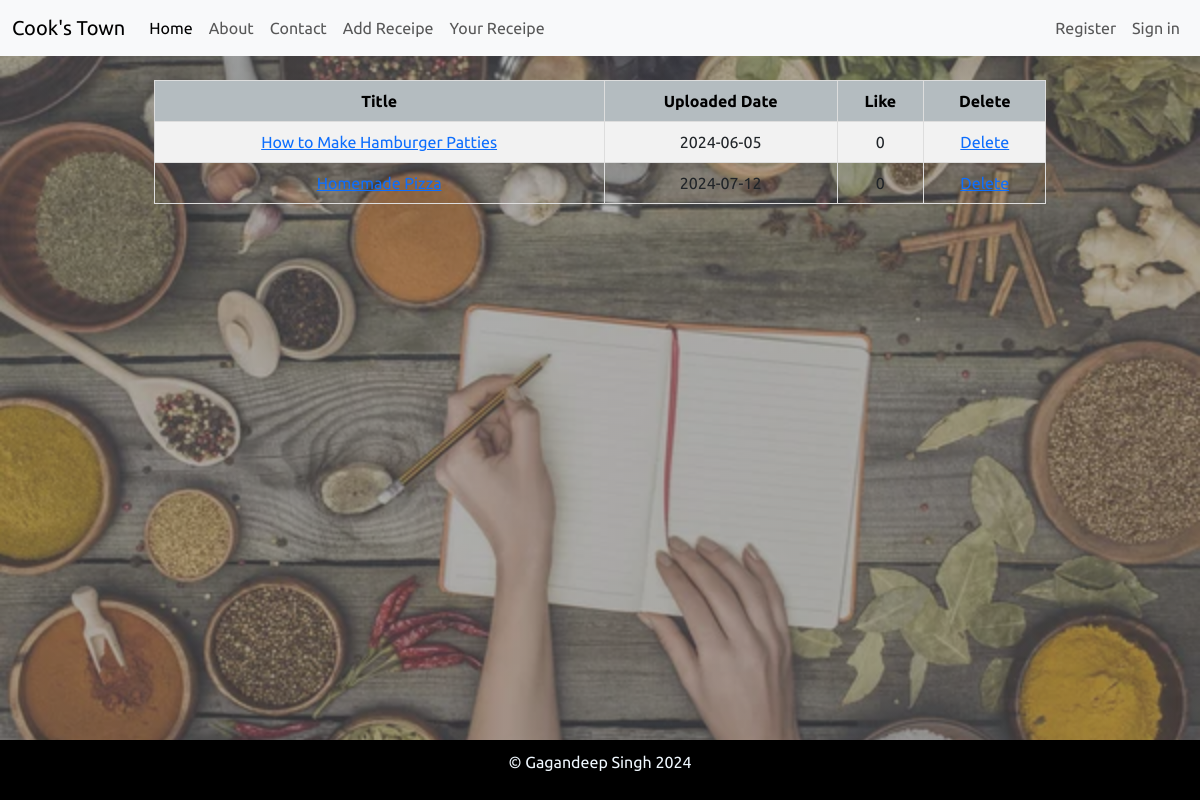
Page /php/myPage.php (signed in) on the committed database.
### tables this page shows
CREATE TABLE `content` (
  `id` int(11) NOT NULL,
  `email_id` varchar(50) NOT NULL,
  `date` date NOT NULL,
  `title` varchar(100) NOT NULL,
  `recipes` mediumtext DEFAULT NULL,
  `likes` int(11) DEFAULT NULL
);

### php/myPage.php (the view, shortened to what this page needs)
<?php
include_once "../includes/header.php";
require_once '../db/conn.php';
    $email = $_SESSION['email'];
    $sql = "SELECT * FROM content WHERE email_id='$email'";
    $result = mysqli_query($conn, $sql);
?>
<div class="container mt-4">
    <table class="center-table">
        <tr>
            <th>Title</th>
            <th>Uploaded Date</th>
            <th>Like</th>
            <th>Delete</th>
        </tr>
        <?php
        if ($result) {
            if (mysqli_num_rows($result) > 0) {
                while ($row = mysqli_fetch_assoc($result)) {
                    $title = htmlspecialchars($row['title']);
                    $date = htmlspecialchars($row['date']);
                    $likes = htmlspecialchars($row['likes']);
                    $url = "../php/home.php?title=" . urlencode($title) . "&user=" . urlencode($email);
                    echo "<tr>";
                    echo "<td><a href='$url'>$title</a></td>";
                    echo "<td>$date</td>";
                    echo "<td>$likes</td>";
                    echo "<td><a href='myPage.php?delete_id=$title'>Delete</a></td>";
                    echo "</tr>";
                }
            } else {
                echo "<tr><td colspan='4'>No records found</td></tr>";
            }
        } else {
            echo "<tr><td colspan='4'>Error executing query: " . mysqli_error($conn) . "</td></tr>";
        }
        ?>
    </table>
</div>
<?php
include_once "../includes/footer.php";
?>

### includes/header.php (shortened to what this page needs)
<!DOCTYPE html>
<html lang="en">
<head>
    <link rel="stylesheet" href="/css/bootstrap.css" />
    <link rel="stylesheet" href="/css/style.css" />
    <link rel="stylesheet" href="/css/contact.css" />
    <link rel="stylesheet" href="/css/about.css" />
    <link rel="stylesheet" href="/css/add.css" />
    <link rel="stylesheet" href="/css/myPage.css" />
</head>
<body>
    <nav class="navbar navbar-expand-lg bg-body-tertiary mt-0">
        <div class="container-fluid">
          <a class="navbar-brand" href="/index.php">Cook's Town</a>
          <div class="collapse navbar-collapse justify-content-between" id="navbarNavAltMarkup">
            <div class="navbar-nav">
              <a class="nav-link active" aria-current="page" href="/php/home.php">Home</a>
              <a class="nav-link" href="/php/about.php">About</a>
              <a class="nav-link" href="/php/contact.php">Contact</a>
              <a class="nav-link" href="/php/add.php">Add Receipe</a>
              <a class="nav-link" href="/php/myPage.php">Your Receipe</a>
            </div>
            <div class="navbar-nav">
                <a class="nav-link" href="/php/register.php">Register</a>
                <a class="nav-link" href="/php/login.php">Sign in</a>
            </div>
          </div>
        </div>
      </nav>

### includes/footer.php (shortened to what this page needs)
<div class="footer">
    <p>© Gagandeep Singh 2024</p>
</div>
</body>
</html>

### css/style.css (style rules this page uses)
body { font-family: "Ubuntu", sans-serif; background: linear-gradient(rgba(98, 100, 102, 0.5), rgba(98, 100, 102, 0.5)), url("/assets/bg-image.jpg"); background-size: cover; background-repeat: no-repeat; background-attachment: fixed; }
.footer { position: fixed; bottom: 0; left: 0; width: 100%; background-color: black; text-align: center; padding: 10px 0; display: flex; justify-content: center; }
.footer > p { color: aliceblue; background-color: black; }

### css/myPage.css (style rules this page uses)
.center-table { margin: 0 auto; width: 80%; border-collapse: collapse; margin-top: 20px; }
.center-table th, .center-table td { border: 1px solid #ddd; padding: 8px; text-align: center; }
.center-table th { background-color: #b4bcc0; color: black; }
.center-table tr:nth-child(even) { background-color: #f2f2f2; }
.center-table th, .center-table td { border-bottom: 1px solid #ddd; }

### rows in the picture
content: title "How to Make Hamburger Patties", date "2024-06-05", likes "0"
content: title "Homemade Pizza", date "2024-07-12", likes "0"
